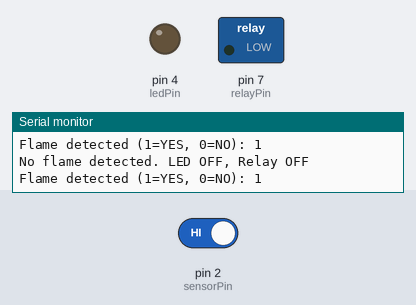
Bench run of a sketch on a simulated Arduino Uno, built with avr-gcc and run on an emulated ATmega328P. Parts: switched loads named in the sketch (green lamp = pin HIGH), output pins drawn as LEDs (lit = HIGH), the last lines printed to the serial monitor. The test bench sets the inputs (shaded band); at power-on: pin 2 (sensorPin) HIGH.

Above: at 1.2 s.
1.3 s: pin 2 (sensorPin) driven LOW
At 1.7 s:
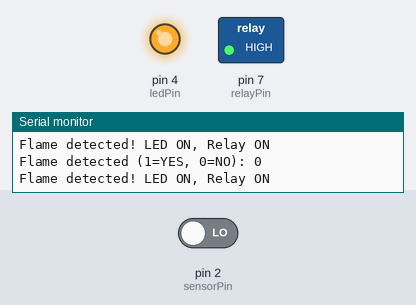
2.8 s: pin 2 (sensorPin) driven HIGH
At 4.1 s:
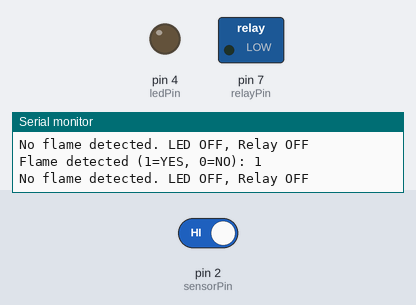
Timing chart, 0 to 5.8 s (numbered marks = the images above; inputs shaded):
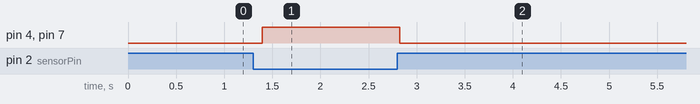

The sketch:

alarma_contra_incendios.ino
```cpp
#define sensorPin 2 // Pin donde está conectado el DOUT del sensor
#define ledPin 4    // Pin donde está conectado el LED
#define relayPin 7   // Pin donde está conectado el transistor para el relé

void setup() {
  Serial.begin(9600);          // Iniciamos la comunicación serial
  pinMode(sensorPin, INPUT);   // Configuramos el pin del sensor como entrada
  pinMode(ledPin, OUTPUT);      // Configuramos el pin del LED como salida
  pinMode(relayPin, OUTPUT);    // Configuramos el pin del relé como salida
}

void loop() {
  int flameValue = digitalRead(sensorPin); // Leemos el estado del sensor

  // Imprimimos el estado en el Monitor Serial
  Serial.print("Flame detected (1=YES, 0=NO): ");
  Serial.println(flameValue);

  // Si se detecta llama
  if (flameValue == LOW) {
    digitalWrite(ledPin, HIGH);  // Encendemos el LED
    digitalWrite(relayPin, HIGH); // Activamos el relé (enciende la alarma)
    Serial.println("Flame detected! LED ON, Relay ON");
  } else {
    digitalWrite(ledPin, LOW);   // Apagamos el LED
    digitalWrite(relayPin, LOW);  // Desactivamos el relé (apaga la alarma)
    Serial.println("No flame detected. LED OFF, Relay OFF");
  }

  delay(100); // Esperamos 100 ms entre lecturas
}

//adapta el codigo como tu lo necesites
```

Measured:
- after the input at 1.3 s, pin 4 (ledPin), pin 7 (relayPin): LOW → HIGH after 0.10 s
- after the input at 2.8 s, pin 4 (ledPin), pin 7 (relayPin): HIGH → LOW at once
